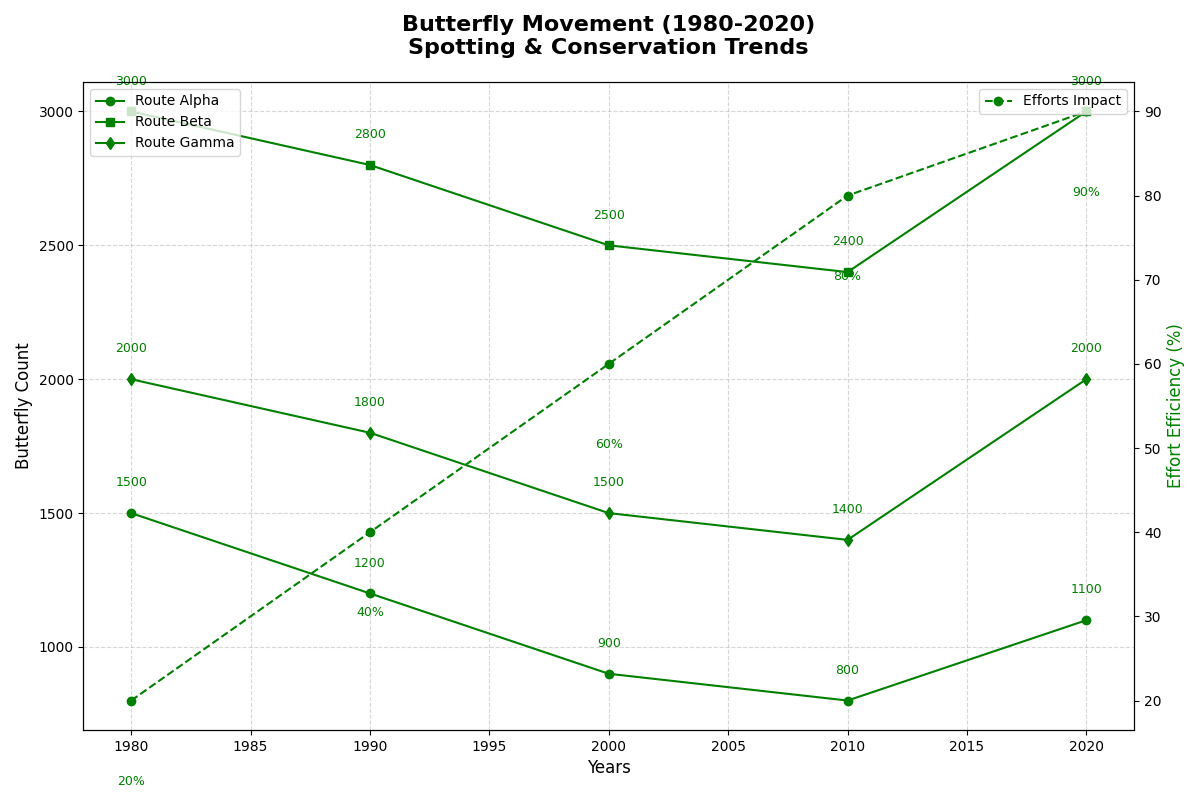

The script that drew this image:
import matplotlib.pyplot as plt
import numpy as np

decades = np.array([1980, 1990, 2000, 2010, 2020])
key_point_1 = np.array([1500, 1200, 900, 800, 1100])
key_point_2 = np.array([3000, 2800, 2500, 2400, 3000])
key_point_4 = np.array([2000, 1800, 1500, 1400, 2000])
conservation_efforts = np.array([20, 40, 60, 80, 90])

fig, ax = plt.subplots(figsize=(12, 8))

ax.plot(decades, key_point_1, 'o-', label='Route Alpha', color='green')
ax.plot(decades, key_point_2, 's-', label='Route Beta', color='green')
ax.plot(decades, key_point_4, 'd-', label='Route Gamma', color='green')

ax2 = ax.twinx()
ax2.plot(decades, conservation_efforts, 'o--', color='green', label='Efforts Impact')

ax.set_title('Butterfly Movement (1980-2020)\nSpotting & Conservation Trends', fontsize=16, fontweight='bold', pad=20)
ax.set_xlabel('Years', fontsize=12)
ax.set_ylabel('Butterfly Count', fontsize=12)
ax2.set_ylabel('Effort Efficiency (%)', fontsize=12, color='green')

ax.legend(loc='upper left', fontsize=10)
ax2.legend(loc='upper right', fontsize=10)
ax.grid(True, linestyle='--', alpha=0.5)

for decade, kp1, kp2, kp4 in zip(decades, key_point_1, key_point_2, key_point_4):
    ax.text(decade, kp1 + 100, f'{kp1}', ha='center', fontsize=9, color='green')
    ax.text(decade, kp2 + 100, f'{kp2}', ha='center', fontsize=9, color='green')
    ax.text(decade, kp4 + 100, f'{kp4}', ha='center', fontsize=9, color='green')

for decade, ce in zip(decades, conservation_efforts):
    ax2.text(decade, ce - 10, f'{ce}%', ha='center', fontsize=9, color='green')

plt.tight_layout()
plt.show()
